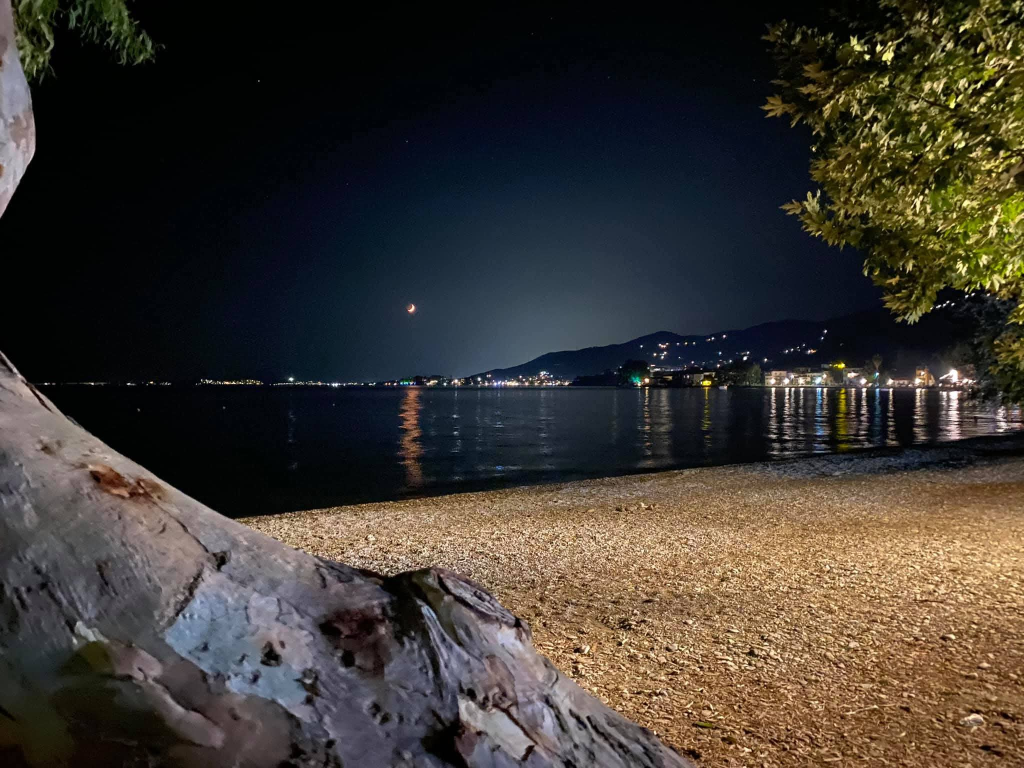
#> input picture photogallery/1000133368.jpg, 2048 x 1536 px (shown at 1/2 size); its folder holds only this picture in this run
$ python optimize-photogallery.py
#> lines starting #> are read from the running program, lines starting #| are printed output that depends on the picture
#!/usr/bin/env python3
"""
Build gallery thumbs + compressed full-size WebP from photogallery originals.

Usage (repo root):
  python scripts/optimize-photogallery.py

Writes:
  photogallery/thumbs/<stem>.webp   (~560px wide, grid + lightbox strip)
  photogallery/full/<stem>.webp     (~1600px wide, lightbox)

Also rewrites gallery.html / gallery-el.html img tags to use thumbs + data-full-src.
Leaves originals in photogallery/ untouched (not linked from the page).
"""
from __future__ import annotations

import re
import sys
from pathlib import Path

from PIL import Image, ImageOps

ROOT = Path(__file__).resolve().parents[1]
SRC_DIR = ROOT / "photogallery"
THUMB_DIR = SRC_DIR / "thumbs"
FULL_DIR = SRC_DIR / "full"
HTML_FILES = [ROOT / "gallery.html", ROOT / "gallery-el.html"]

THUMB_MAX = 560
FULL_MAX = 1600
THUMB_QUALITY = 78
FULL_QUALITY = 82
EXTS = {".jpg", ".jpeg", ".png", ".webp"}


def stem_key(path: Path) -> str:
    return path.stem


def optimize_one(src: Path) -> tuple[Path, Path, tuple[int, int]]:
    with Image.open(src) as im:
#> im is the input picture: PIL image 2048x1536 RGB; mean R, G, B 61.8, 56.4, 50.1
        im = ImageOps.exif_transpose(im)
        if im.mode not in ("RGB", "RGBA"):
            im = im.convert("RGB")
        elif im.mode == "RGBA":
            bg = Image.new("RGB", im.size, (255, 255, 255))
            bg.paste(im, mask=im.split()[-1])
            im = bg

        thumb = im.copy()
        thumb.thumbnail((THUMB_MAX, THUMB_MAX), Image.Resampling.LANCZOS)
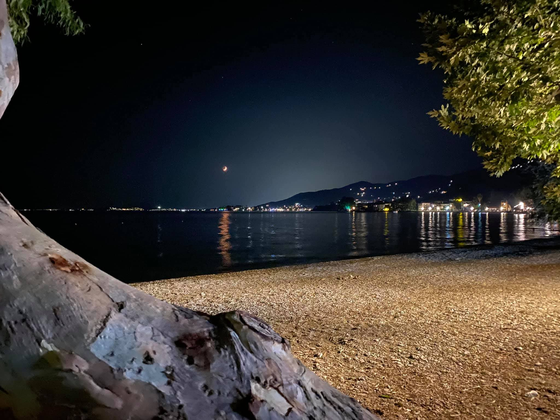
#> thumb: PIL image 560x420 RGB; mean R, G, B 61.8, 56.4, 50.2
        full = im.copy()
        full.thumbnail((FULL_MAX, FULL_MAX), Image.Resampling.LANCZOS)

        out_thumb = THUMB_DIR / f"{stem_key(src)}.webp"
        out_full = FULL_DIR / f"{stem_key(src)}.webp"
        thumb.save(out_thumb, "WEBP", quality=THUMB_QUALITY, method=4)
        full.save(out_full, "WEBP", quality=FULL_QUALITY, method=4)
        return out_thumb, out_full, thumb.size


# [48 lines left out: function rewrite_html, not called in this run]


def main() -> int:
    if not SRC_DIR.is_dir():
        print(f"Missing {SRC_DIR}", file=sys.stderr)
        return 1

    originals = sorted(
        p
        for p in SRC_DIR.iterdir()
        if p.is_file() and p.suffix.lower() in EXTS
    )
    if not originals:
        print("No originals found in photogallery/", file=sys.stderr)
        return 1

    THUMB_DIR.mkdir(parents=True, exist_ok=True)
    FULL_DIR.mkdir(parents=True, exist_ok=True)

    mapping: dict[str, tuple[str, str, tuple[int, int]]] = {}
    total_in = total_thumb = total_full = 0

    for src in originals:
        out_thumb, out_full, size = optimize_one(src)
#> size = (560, 420)
        key = stem_key(src)
        mapping[key] = (
            f"photogallery/thumbs/{out_thumb.name}",
            f"photogallery/full/{out_full.name}",
            size,
        )
        total_in += src.stat().st_size
        total_thumb += out_thumb.stat().st_size
#> total_thumb = 39392
        total_full += out_full.stat().st_size
#> total_full = 256278
        print(
            f"OK {src.name} -> thumb {out_thumb.stat().st_size // 1024}KB "
            f"/ full {out_full.stat().st_size // 1024}KB ({size[0]}x{size[1]})"
        )
#| OK 1000133368.jpg -> thumb 38KB / full 250KB (560x420)

    html_changes = 0
    for html in HTML_FILES:
        if html.is_file():
            n = rewrite_html(html, mapping)
            html_changes += n
            print(f"HTML {html.name}: updated {n} <img> tags")
#> after the loop, html_changes = 0

    def mb(n: int) -> float:
        return round(n / (1024 * 1024), 2)

    print(
        f"\nDone: {len(originals)} images | "
        f"originals {mb(total_in)}MB -> thumbs {mb(total_thumb)}MB + full {mb(total_full)}MB "
        f"(= {mb(total_thumb + total_full)}MB served set)"
    )
#| Done: 1 images | originals 0.25MB -> thumbs 0.04MB + full 0.24MB (= 0.28MB served set)
    return 0


if __name__ == "__main__":
    raise SystemExit(main())
#> (the program exits here)

$ run again, on photogallery/20260708_082748.jpg
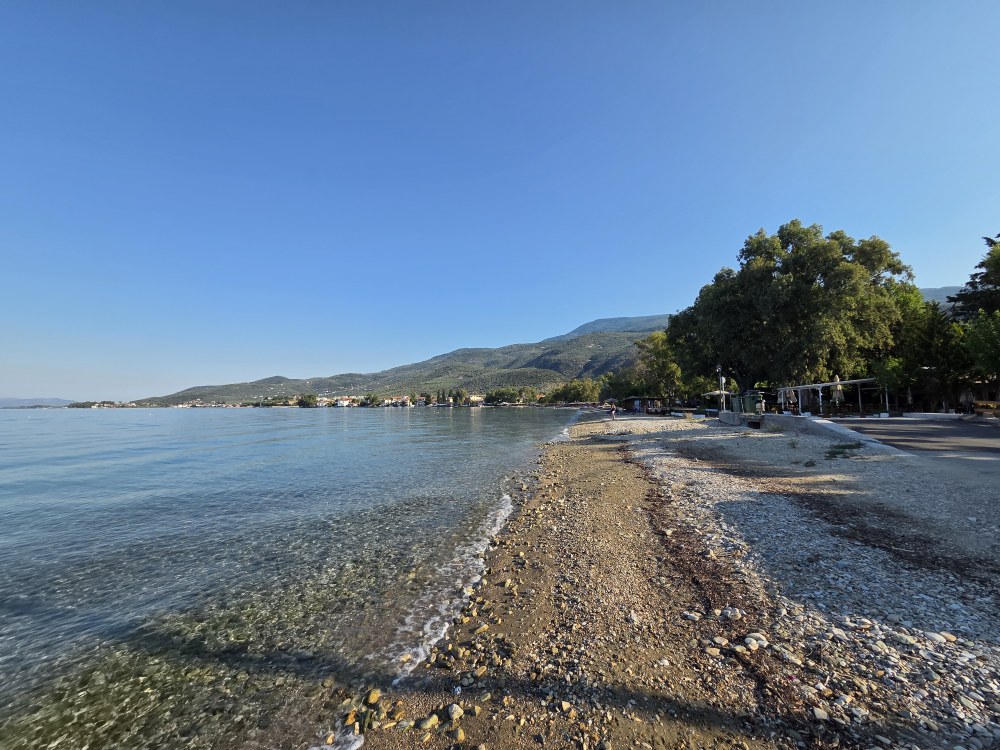
#> input picture photogallery/20260708_082748.jpg, 4000 x 3000 px (shown at 1/4 size)
#> in optimize_one, im is the input picture: PIL image 4000x3000 RGB; mean R, G, B 101.2, 123.5, 148.3
#> in optimize_one, `thumb.thumbnail((THUMB_MAX, THUMB_MAX), Image.Resampling.LANCZOS)`:
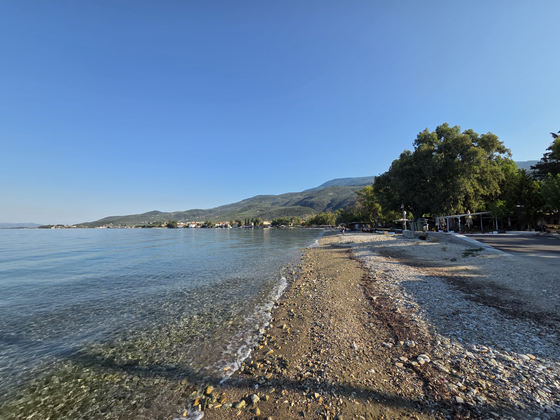
#> thumb: PIL image 560x420 RGB; mean R, G, B 101.1, 123.4, 148.2
#| OK 20260708_082748.jpg -> thumb 37KB / full 352KB (560x420)
#| Done: 1 images | originals 3.53MB -> thumbs 0.04MB + full 0.34MB (= 0.38MB served set)

$ run again, on photogallery/20260708_083847.jpg
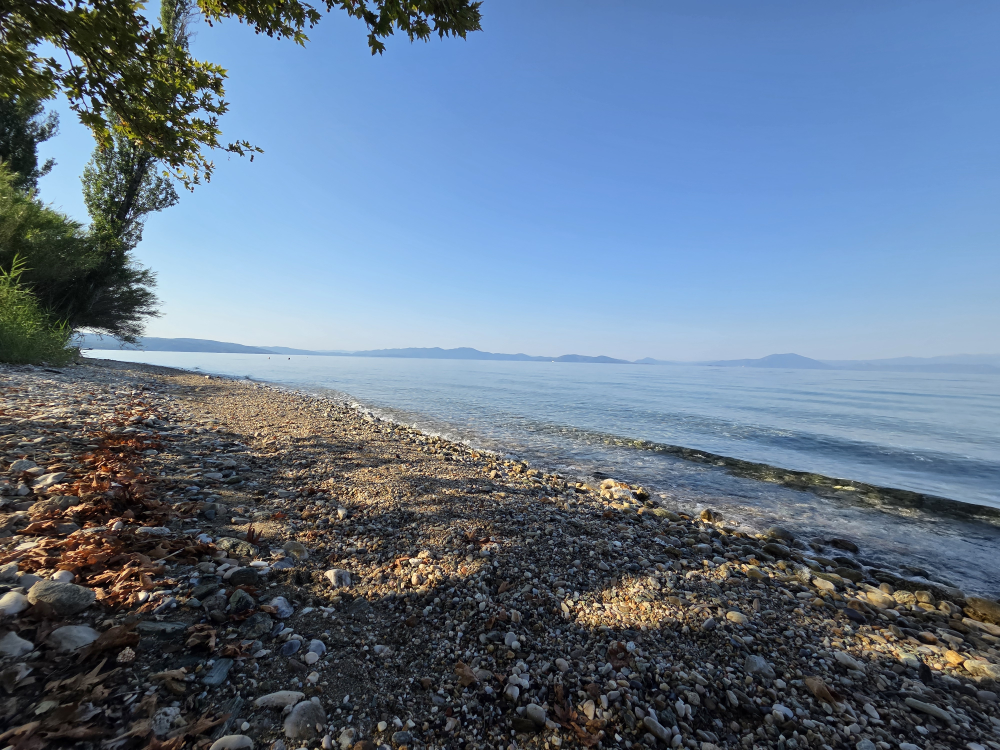
#> input picture photogallery/20260708_083847.jpg, 4000 x 3000 px (shown at 1/4 size)
#> in optimize_one, im is the input picture: PIL image 4000x3000 RGB; mean R, G, B 99.2, 117.4, 138.1
#> in optimize_one, `thumb.thumbnail((THUMB_MAX, THUMB_MAX), Image.Resampling.LANCZOS)`:
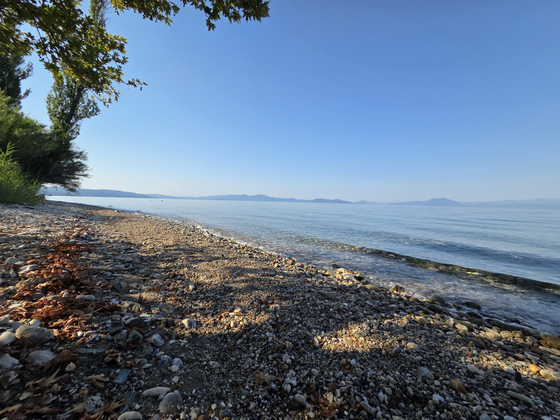
#> thumb: PIL image 560x420 RGB; mean R, G, B 99.1, 117.3, 138
#| OK 20260708_083847.jpg -> thumb 44KB / full 356KB (560x420)
#| Done: 1 images | originals 3.51MB -> thumbs 0.04MB + full 0.35MB (= 0.39MB served set)

$ run again, on photogallery/1000133370.jpg
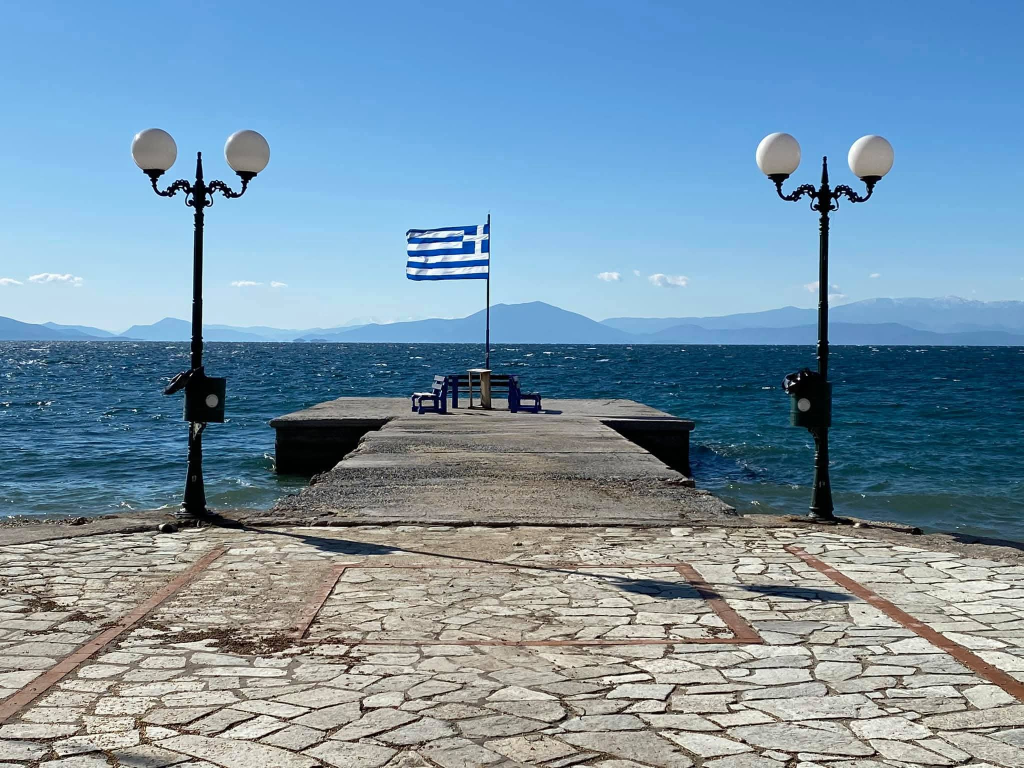
#> input picture photogallery/1000133370.jpg, 2048 x 1536 px (shown at 1/2 size)
#> in optimize_one, im is the input picture: PIL image 2048x1536 RGB; mean R, G, B 119.5, 148.2, 168.7
#> in optimize_one, `thumb.thumbnail((THUMB_MAX, THUMB_MAX), Image.Resampling.LANCZOS)`:
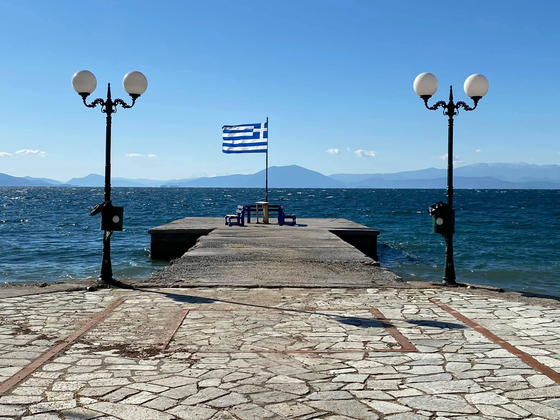
#> thumb: PIL image 560x420 RGB; mean R, G, B 119.6, 148.2, 168.7
#| OK 1000133370.jpg -> thumb 42KB / full 305KB (560x420)
#| Done: 1 images | originals 0.3MB -> thumbs 0.04MB + full 0.3MB (= 0.34MB served set)
